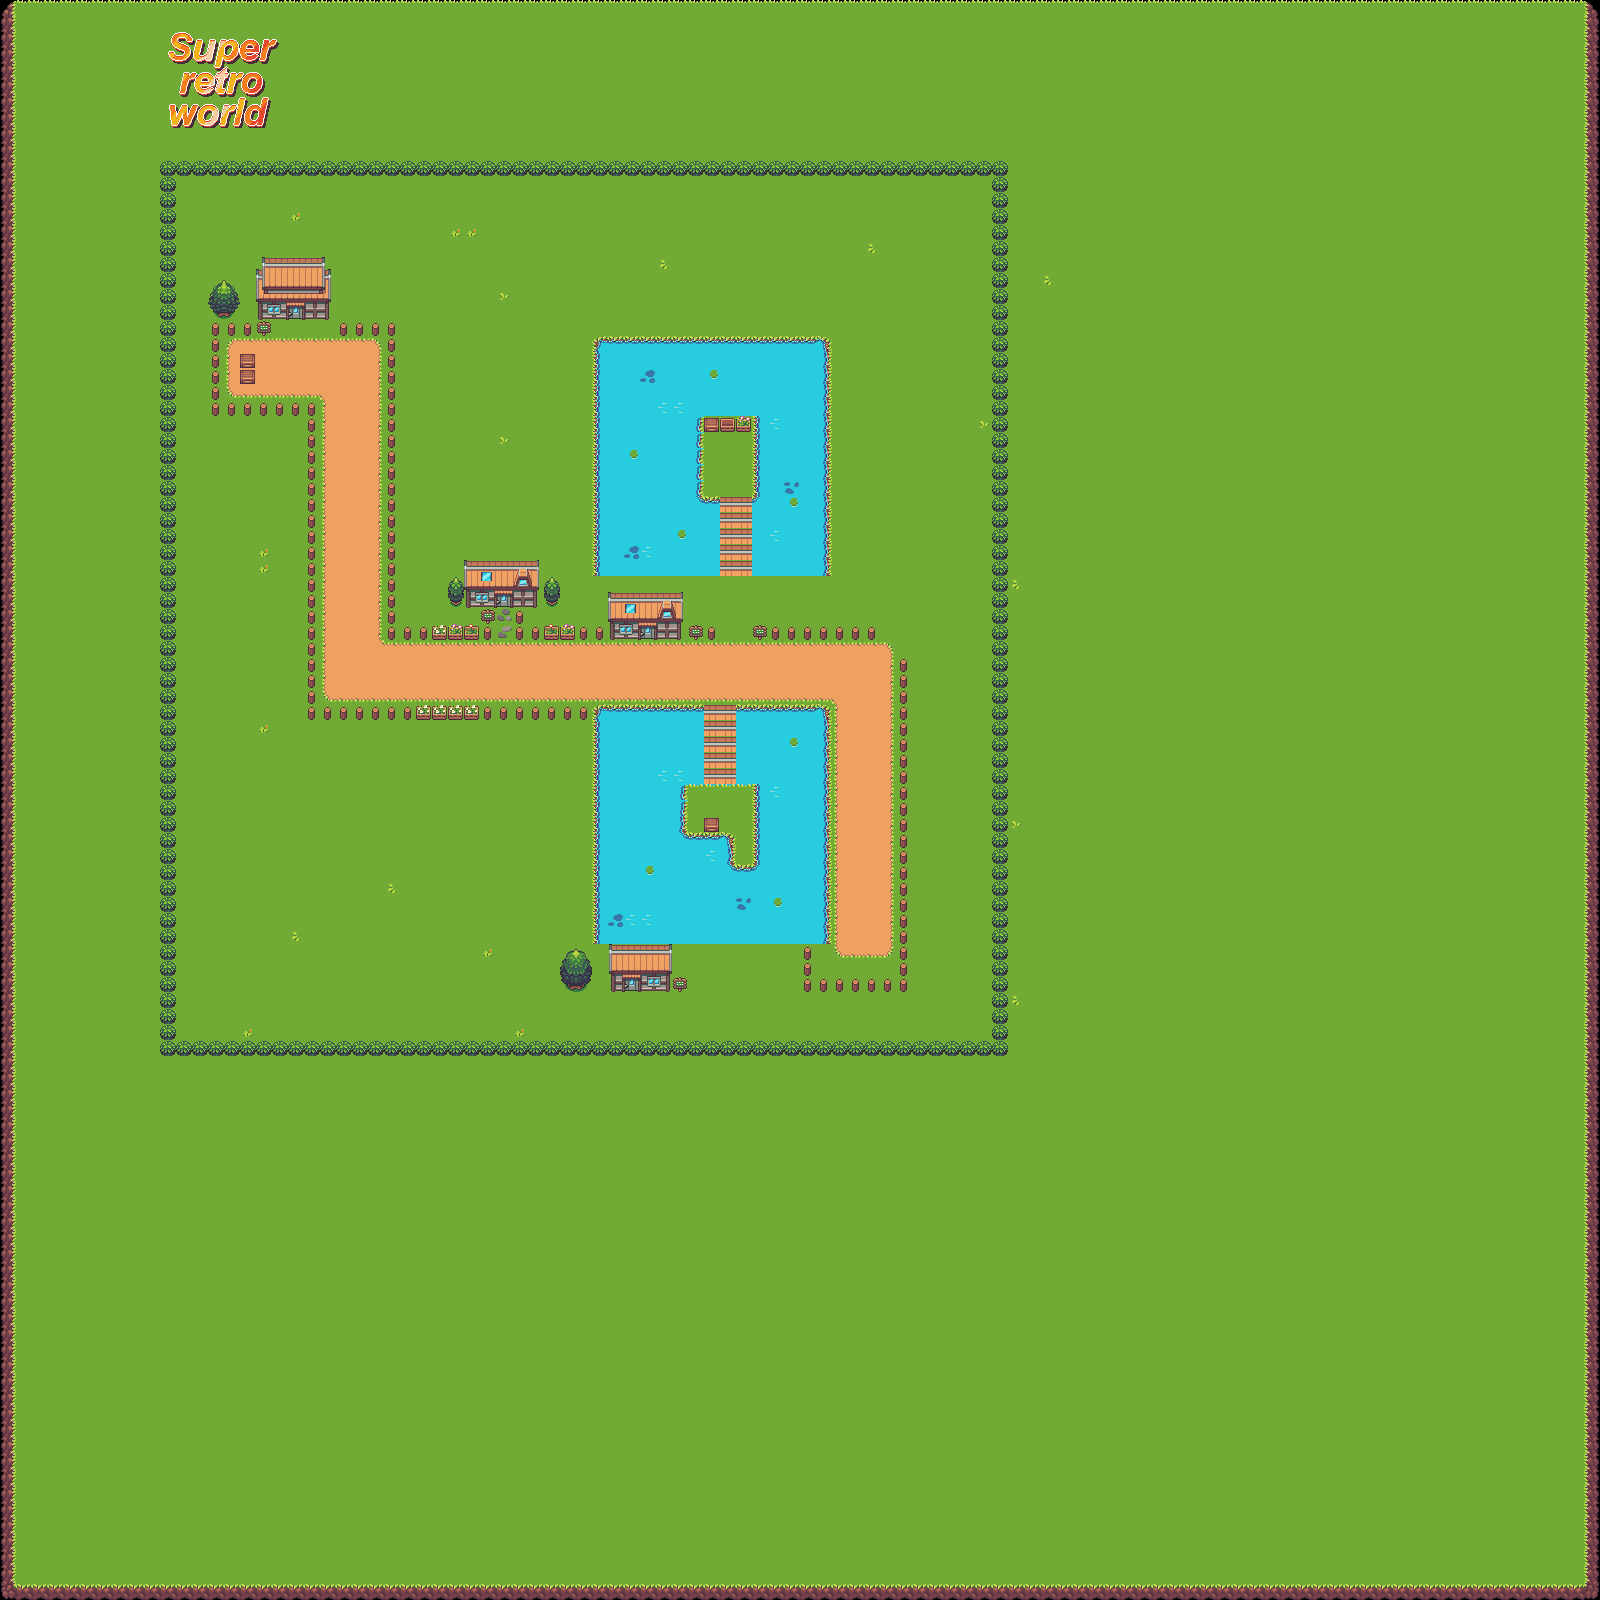

A 2D game scene composited from a Tiled map and its tileset images. What follows is a short description and the map's XML, with each tile layer's data collapsed to a summary:
An orthogonal 100x100 tile map with 16x16 px tiles, 3 tile layers (Tile Layer 1, Tile Layer 2, Tile Layer 3).

<map version="1.8" tiledversion="1.8.4" orientation="orthogonal" renderorder="right-down" width="100" height="100" tilewidth="16" tileheight="16" infinite="0" nextlayerid="6" nextobjectid="1">
 <editorsettings>
  <export target="map2.csv" format="csv" />
 </editorsettings>
 <tileset firstgid="1" name="atlas_16x" tilewidth="16" tileheight="16" tilecount="304" columns="16">
  <image source="atlas_16x.png" width="256" height="304" />
 </tileset>
 <layer id="1" name="Tile Layer 1" width="100" height="100">
  <data>[10000 cells, 10000 non-empty, 9 distinct tile ids]</data>
 </layer>
 <layer id="2" name="Tile Layer 2" width="100" height="100">
  <data>[10000 cells, 386 non-empty, 25 distinct tile ids]</data>
 </layer>
 <layer id="3" name="Tile Layer 3" width="100" height="100">
  <data>[10000 cells, 883 non-empty, 138 distinct tile ids]</data>
 </layer>
</map>
